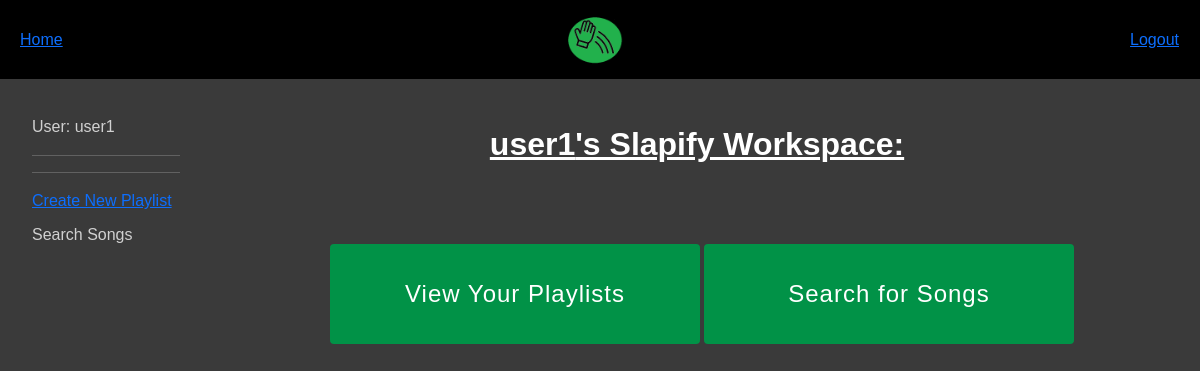
/slapify/ (signed in), run on an earlier commit of the app's database.
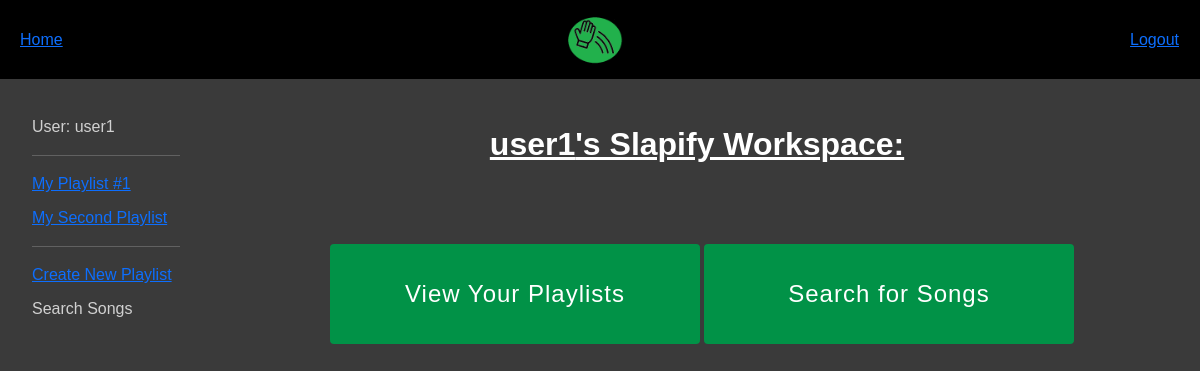
And on a later commit of the database.
### slapify_web_app/models.py (models this page shows, shortened)
class Playlist(models.Model):
    name = models.CharField(max_length=100)
    user = models.ForeignKey(User, on_delete=models.CASCADE)
    songs = models.ManyToManyField(Song)

### slapify_web_app/views.py (the view)
# urls.py: path('', views.index, name='index'),
def index(request):
    user_playlists = Playlist.objects.filter(user=request.user)
    context = {
        'user_playlists': user_playlists,
    }
    return render(request, 'index.html', context)

### slapify_web_app/templates/index.html (shortened to what this page needs)
{% extends "base_template.html" %}
{% block content %}
    <h2 class="workspace">{{user.get_username}}'s Slapify Workspace:</h1>
    <div class="col-md-12 text-center">
        <button type="button" class="block" onclick="location.href = '/my_playlists/'">View Your Playlists</button>
        <button type="button" class="block" onclick="location.href = '/song_list/'">Search for Songs</button>
    </div>
{% endblock content %}

### slapify_web_app/templates/base_template.html (shortened to what this page needs)
<!DOCTYPE html>
<html lang="en">
<head>
    <link rel="stylesheet" href="https://cdn.jsdelivr.net/npm/bootstrap@5.3.3/dist/css/bootstrap.min.css"
>
    {% load static %}
    <link rel="stylesheet" href="{% static 'css/styles.css' %}" />
</head>
<body>
    <div class="col-lg-12 d-lg-block">
        <ul class="navbar">
            {% if user.is_authenticated %}
            <li class="navbar-item">
                <a href="{% url 'index' %}">Home</a>
            </li>
            <li class="navbar-item">
                <img src="{% static 'Slapify_logo.png' %}" alt="Slapify Logo"
                width="85">
            </li>
            <li class="navbar-item">
                <form id="logout-form" method="post" action="{% url 'logout' %}">
                <button type="submit" class="btn btn-link">Logout</button>
                </form>
            </li>
            {% endif %}
        </ul>
    </div>
    {% block sidebar %}
        <div class="row">
            {% if user.is_authenticated %}
                <div class="col-lg-2 d-lg-block sidebar">
                    <ul class="sidebar-nav">
                        <li class="sidebar-item">{{user.user_type}}: {{ user.get_username }}</li>
                        <hr>
                        {% for playlist in user_playlists %}
                            <li class="sidebar-item">
                                <a href="{% url 'playlist_details' playlist.pk %}">{{ playlist.name }}</a>
                            </li>
                        {% endfor %}
                        <hr>
                        <li class="sidebar-item">
                            <a href="{% url 'create_playlist' %}">Create New Playlist</a>
                        </li>
                        <li class="sidebar-item">Search Songs</li>
                    </ul>
                </div>
                <div class="col-lg-10">{% block content %}{% endblock content %}</div>
            {% else %}
                <div class="col-lg-12">{% block logged_out_content %}{% endblock logged_out_content %}</div>
            {% endif %}
        </div>
    {% endblock sidebar %}
</body>
</html>

What changed in the data, as far as the page shows it:
added Playlist: name "My Playlist #1"
added Playlist: name "My Second Playlist"
